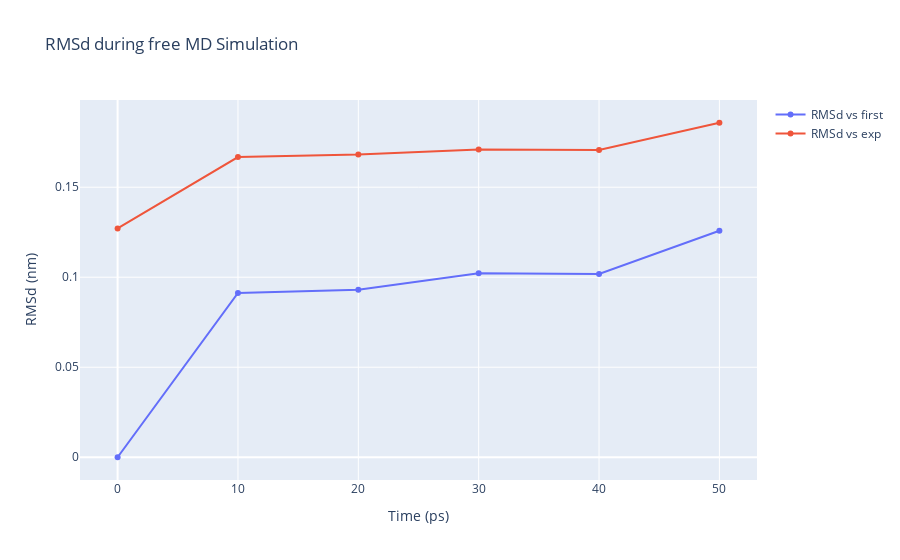

Notebook code cell kept with this figure:
### Code cell
import plotly
import plotly.graph_objs as go

# Read RMS vs first snapshot data from file 
with open(output_rms_first,'r') as rms_first_file:
    x,y = map(
        list,
        zip(*[
            (float(line.split()[0]),float(line.split()[1]))
            for line in rms_first_file 
            if not line.startswith(("#","@")) 
        ])
    )

# Read RMS vs experimental structure data from file 
with open(output_rms_exp,'r') as rms_exp_file:
    x2,y2 = map(
        list,
        zip(*[
            (float(line.split()[0]),float(line.split()[1]))
            for line in rms_exp_file
            if not line.startswith(("#","@")) 
        ])
    )
    
trace1 = go.Scatter(
    x = x,
    y = y,
    name = 'RMSd vs first'
)

trace2 = go.Scatter(
    x = x,
    y = y2,
    name = 'RMSd vs exp'
)

data = [trace1, trace2]

plotly.offline.init_notebook_mode(connected=True)

fig = ({
    "data": data,
    "layout": go.Layout(title="RMSd during free MD Simulation",
                        xaxis=dict(title = "Time (ps)"),
                        yaxis=dict(title = "RMSd (nm)")
                       )
})

plotly.offline.iplot(fig)

### Figure 1 — Plotly figure (JSON) as saved in the notebook; plotly's stock layout.template omitted (floating-point values rounded to 4 significant figures)
{"data": [{"name": "RMSd vs first", "type": "scatter", "x": [0, 10, 20, 30, 40, 50], "y": [1e-07, 0.09125, 0.093, 0.1022, 0.1018, 0.1259]}, {"name": "RMSd vs exp", "type": "scatter", "x": [0, 10, 20, 30, 40, 50], "y": [0.1271, 0.1667, 0.1681, 0.171, 0.1707, 0.1858]}], "layout": {"title": {"text": "RMSd during free MD Simulation"}, "xaxis": {"title": {"text": "Time (ps)"}}, "yaxis": {"title": {"text": "RMSd (nm)"}}}}
